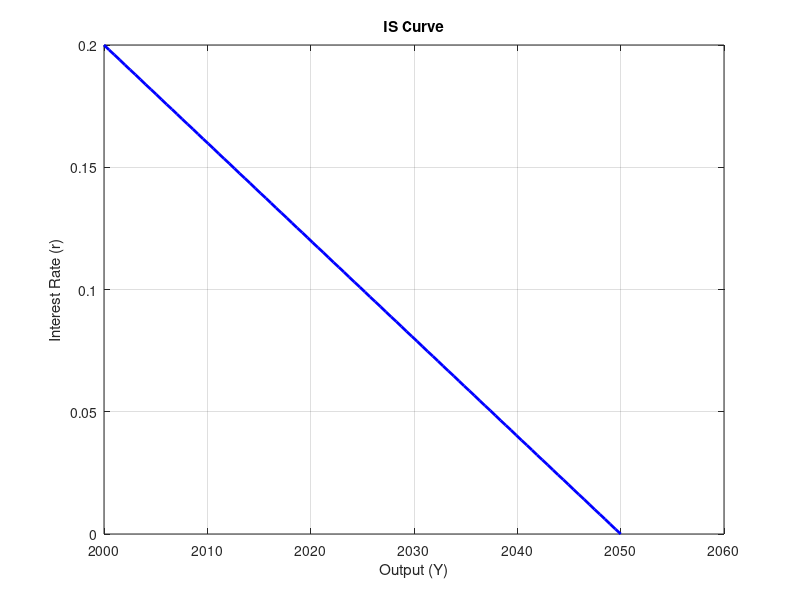

Write MATLAB code to recreate this figure.
% Parameters
C0 = 100;   % Autonomous consumption
c = 0.8;    % Marginal propensity to consume
I0 = 150;   % Autonomous investment
b = 50;     % Investment sensitivity to interest rate
G = 200;    % Government spending
T = 50;     % Taxes
r = linspace(0, 0.2, 100);  % Interest rate from 0 to 20%

% Calculate Y for each r
Y = (C0 + I0 + G - c*T - b*r) / (1 - c);

% Plot IS curve
figure;
plot(Y, r, 'b', 'LineWidth', 2);
xlabel('Output (Y)');
ylabel('Interest Rate (r)');
title('IS Curve');
grid on;
